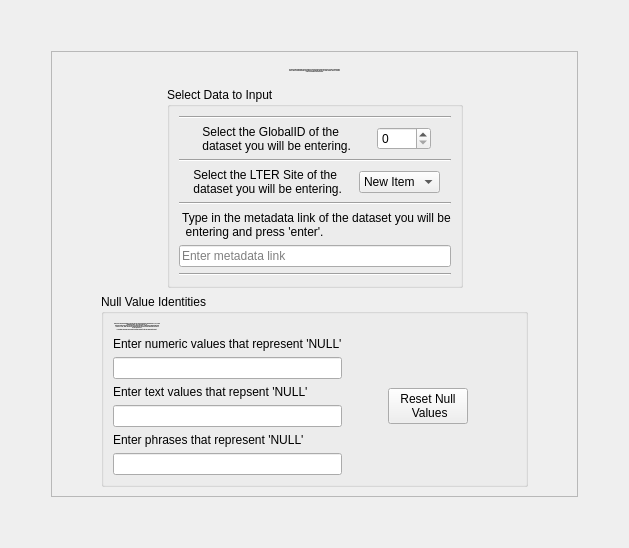
        <widget class="QWidget" name="tab_3">
         <attribute name="title">
          <string>Program Set-up</string>
         </attribute>
         <layout class="QHBoxLayout" name="horizontalLayout_54">
          <item>
           <layout class="QVBoxLayout" name="verticalLayout_37">
            <item>
             <spacer name="verticalSpacer_21">
              <property name="orientation">
               <enum>Qt::Vertical</enum>
              </property>
              <property name="sizeHint" stdset="0">
               <size>
                <width>20</width>
                <height>40</height>
               </size>
              </property>
             </spacer>
            </item>
            <item>
             <layout class="QHBoxLayout" name="horizontalLayout_18">
              <item>
               <spacer name="horizontalSpacer_75">
                <property name="orientation">
                 <enum>Qt::Horizontal</enum>
                </property>
                <property name="sizeHint" stdset="0">
                 <size>
                  <width>40</width>
                  <height>20</height>
                 </size>
                </property>
               </spacer>
              </item>
              <item>
               <widget class="QFrame" name="frame_2">
                <property name="sizePolicy">
                 <sizepolicy hsizetype="Fixed" vsizetype="Preferred">
                  <horstretch>0</horstretch>
                  <verstretch>0</verstretch>
                 </sizepolicy>
                </property>
                <property name="frameShape">
                 <enum>QFrame::StyledPanel</enum>
                </property>
                <property name="frameShadow">
                 <enum>QFrame::Raised</enum>
                </property>
                <layout class="QVBoxLayout" name="verticalLayout_47">
                 <item>
                  <layout class="QVBoxLayout" name="verticalLayout_9">
                   <item>
                    <layout class="QHBoxLayout" name="horizontalLayout_26">
                     <item>
                      <spacer name="horizontalSpacer_35">
                       <property name="orientation">
                        <enum>Qt::Horizontal</enum>
                       </property>
                       <property name="sizeHint" stdset="0">
                        <size>
                         <width>40</width>
                         <height>20</height>
                        </size>
                       </property>
                      </spacer>
                     </item>
                     <item>
                      <widget class="QLabel" name="label_2">
                       <property name="sizePolicy">
                        <sizepolicy hsizetype="Fixed" vsizetype="Fixed">
                         <horstretch>0</horstretch>
                         <verstretch>0</verstretch>
                        </sizepolicy>
                       </property>
                       <property name="font">
                        <font>
                         <pointsize>-1</pointsize>
                         <weight>75</weight>
                         <bold>true</bold>
                        </font>
                       </property>
                       <property name="text">
                        <string> To begin loading information into the database you must choose which raw data file you will be working with. 
 Every row in the MetaDataViewer corresponds to an individual dataset to be input. Please choose a row and 
 enter the information required below.</string>
                       </property>
                       <property name="alignment">
                        <set>Qt::AlignCenter</set>
                       </property>
                       <property name="buddy">
                        <cstring>spinboxselectmetaID</cstring>
                       </property>
                      </widget>
                     </item>
                     <item>
                      <spacer name="horizontalSpacer_36">
                       <property name="orientation">
                        <enum>Qt::Horizontal</enum>
                       </property>
                       <property name="sizeHint" stdset="0">
                        <size>
                         <width>40</width>
                         <height>20</height>
                        </size>
                       </property>
                      </spacer>
                     </item>
                    </layout>
                   </item>
                   <item>
                    <layout class="QHBoxLayout" name="horizontalLayout_12">
                     <property name="sizeConstraint">
                      <enum>QLayout::SetFixedSize</enum>
                     </property>
                     <item>
                      <spacer name="horizontalSpacer_13">
                       <property name="orientation">
                        <enum>Qt::Horizontal</enum>
                       </property>
                       <property name="sizeHint" stdset="0">
                        <size>
                         <width>40</width>
                         <height>20</height>
                        </size>
                       </property>
                      </spacer>
                     </item>
                     <item>
                      <widget class="QGroupBox" name="gboxselectmeta">
                       <property name="sizePolicy">
                        <sizepolicy hsizetype="Fixed" vsizetype="Fixed">
                         <horstretch>0</horstretch>
                         <verstretch>0</verstretch>
                        </sizepolicy>
                       </property>
                       <property name="title">
                        <string>Select Data to Input</string>
                       </property>
                       <layout class="QVBoxLayout" name="verticalLayout_16">
                        <item>
                         <layout class="QVBoxLayout" name="verticalLayout_7">
                          <property name="sizeConstraint">
                           <enum>QLayout::SetFixedSize</enum>
                          </property>
                          <item>
                           <widget class="Line" name="line_3">
                            <property name="orientation">
                             <enum>Qt::Horizontal</enum>
                            </property>
                           </widget>
                          </item>
                          <item>
                           <layout class="QHBoxLayout" name="layHselectmetaID">
                            <item>
                             <widget class="QLabel" name="labselectmetaID">
                              <property name="sizePolicy">
                               <sizepolicy hsizetype="Fixed" vsizetype="Fixed">
                                <horstretch>0</horstretch>
                                <verstretch>0</verstretch>
                               </sizepolicy>
                              </property>
                              <property name="text">
                               <string> Select the GlobalID of the
 dataset you will be entering.</string>
                              </property>
                             </widget>
                            </item>
                            <item>
                             <widget class="QSpinBox" name="spinboxselectmetaID">
                              <property name="sizePolicy">
                               <sizepolicy hsizetype="Fixed" vsizetype="Fixed">
                                <horstretch>0</horstretch>
                                <verstretch>0</verstretch>
                               </sizepolicy>
                              </property>
                              <property name="maximum">
                               <number>1000</number>
                              </property>
                             </widget>
                            </item>
                           </layout>
                          </item>
                          <item>
                           <widget class="Line" name="line">
                            <property name="orientation">
                             <enum>Qt::Horizontal</enum>
                            </property>
                           </widget>
                          </item>
                          <item>
                           <layout class="QHBoxLayout" name="layVselectlter">
                            <item>
                             <widget class="QLabel" name="labselectlter">
                              <property name="sizePolicy">
                               <sizepolicy hsizetype="Fixed" vsizetype="Fixed">
                                <horstretch>0</horstretch>
                                <verstretch>0</verstretch>
                               </sizepolicy>
                              </property>
                              <property name="text">
                               <string> Select the LTER Site of the
 dataset you will be entering.</string>
                              </property>
                             </widget>
                            </item>
                            <item>
                             <widget class="QComboBox" name="cboxselectlter">
                              <property name="sizePolicy">
                               <sizepolicy hsizetype="Fixed" vsizetype="Fixed">
                                <horstretch>0</horstretch>
                                <verstretch>0</verstretch>
                               </sizepolicy>
                              </property>
                              <item>
                               <property name="text">
                                <string>New Item</string>
                               </property>
                              </item>
                              <item>
                               <property name="text">
                                <string>AND</string>
                               </property>
                              </item>
                              <item>
                               <property name="text">
                                <string>ARC</string>
                               </property>
                              </item>
                              <item>
                               <property name="text">
                                <string>BES</string>
                               </property>
                              </item>
                              <item>
                               <property name="text">
                                <string>BNZ</string>
                               </property>
                              </item>
                              <item>
                               <property name="text">
                                <string>CCE</string>
                               </property>
                              </item>
                              <item>
                               <property name="text">
                                <string>CDR</string>
                               </property>
                              </item>
                              <item>
                               <property name="text">
                                <string>CAP</string>
                               </property>
                              </item>
                              <item>
                               <property name="text">
                                <string>CWT</string>
                               </property>
                              </item>
                              <item>
                               <property name="text">
                                <string>FCE</string>
                               </property>
                              </item>
                              <item>
                               <property name="text">
                                <string>GCE</string>
                               </property>
                              </item>
                              <item>
                               <property name="text">
                                <string>HFR</string>
                               </property>
                              </item>
                              <item>
                               <property name="text">
                                <string>HBR</string>
                               </property>
                              </item>
                              <item>
                               <property name="text">
                                <string>JRN</string>
                               </property>
                              </item>
                              <item>
                               <property name="text">
                                <string>KBS</string>
                               </property>
                              </item>
                              <item>
                               <property name="text">
                                <string>KNZ</string>
                               </property>
                              </item>
                              <item>
                               <property name="text">
                                <string>LNO</string>
                               </property>
                              </item>
                              <item>
                               <property name="text">
                                <string>LUQ</string>
                               </property>
                              </item>
                              <item>
                               <property name="text">
                                <string>MCM</string>
                               </property>
                              </item>
                              <item>
                               <property name="text">
                                <string>MCR</string>
                               </property>
                              </item>
                              <item>
                               <property name="text">
                                <string>NWT</string>
                               </property>
                              </item>
                              <item>
                               <property name="text">
                                <string>NTL</string>
                               </property>
                              </item>
                              <item>
                               <property name="text">
                                <string>PAL</string>
                               </property>
                              </item>
                              <item>
                               <property name="text">
                                <string>PIE</string>
                               </property>
                              </item>
                              <item>
                               <property name="text">
                                <string>SBC</string>
                               </property>
                              </item>
                              <item>
                               <property name="text">
                                <string>SEV</string>
                               </property>
                              </item>
                              <item>
                               <property name="text">
                                <string>SGS</string>
                               </property>
                              </item>
                              <item>
                               <property name="text">
                                <string>VCR</string>
                               </property>
                              </item>
                             </widget>
                            </item>
                           </layout>
                          </item>
                          <item>
                           <widget class="Line" name="line_2">
                            <property name="orientation">
                             <enum>Qt::Horizontal</enum>
                            </property>
                           </widget>
                          </item>
                          <item>
                           <layout class="QFormLayout" name="formLayout_9">
                            <property name="fieldGrowthPolicy">
                             <enum>QFormLayout::AllNonFixedFieldsGrow</enum>
                            </property>
                            <item row="0" column="0">
                             <widget class="QLabel" name="labselectmetaurl">
                              <property name="sizePolicy">
                               <sizepolicy hsizetype="Fixed" vsizetype="Preferred">
                                <horstretch>0</horstretch>
                                <verstretch>0</verstretch>
                               </sizepolicy>
                              </property>
                              <property name="text">
                               <string> Type in the metadata link of the dataset you will be
  entering and press 'enter'. </string>
                              </property>
                             </widget>
                            </item>
                            <item row="1" column="0" colspan="2">
                             <widget class="QLineEdit" name="lnedselectmetaurl">
                              <property name="sizePolicy">
                               <sizepolicy hsizetype="Preferred" vsizetype="Fixed">
                                <horstretch>0</horstretch>
                                <verstretch>0</verstretch>
                               </sizepolicy>
                              </property>
                              <property name="placeholderText">
                               <string>Enter metadata link</string>
                              </property>
                             </widget>
                            </item>
                           </layout>
                          </item>
                          <item>
                           <widget class="Line" name="line_4">
                            <property name="orientation">
                             <enum>Qt::Horizontal</enum>
                            </property>
                           </widget>
                          </item>
                         </layout>
                        </item>
                       </layout>
                      </widget>
                     </item>
                     <item>
                      <spacer name="horizontalSpacer_14">
                       <property name="orientation">
                        <enum>Qt::Horizontal</enum>
                       </property>
                       <property name="sizeHint" stdset="0">
                        <size>
                         <width>40</width>
                         <height>20</height>
                        </size>
                       </property>
                      </spacer>
                     </item>
                    </layout>
                   </item>
                   <item>
                    <layout class="QHBoxLayout" name="horizontalLayout_15">
                     <property name="sizeConstraint">
                      <enum>QLayout::SetFixedSize</enum>
                     </property>
                     <item>
                      <spacer name="horizontalSpacer_17">
                       <property name="orientation">
                        <enum>Qt::Horizontal</enum>
                       </property>
                       <property name="sizeHint" stdset="0">
                        <size>
                         <width>40</width>
                         <height>20</height>
                        </size>
                       </property>
                      </spacer>
                     </item>
                     <item>
                      <widget class="QGroupBox" name="groupBox_3">
                       <property name="sizePolicy">
                        <sizepolicy hsizetype="Fixed" vsizetype="Fixed">
                         <horstretch>0</horstretch>
                         <verstretch>0</verstretch>
                        </sizepolicy>
                       </property>
                       <property name="title">
                        <string>Null Value Identities</string>
                       </property>
                       <layout class="QVBoxLayout" name="verticalLayout_36">
                        <item>
                         <layout class="QVBoxLayout" name="verticalLayout_27">
                          <property name="sizeConstraint">
                           <enum>QLayout::SetFixedSize</enum>
                          </property>
                          <item>
                           <widget class="QLabel" name="label_3">
                            <property name="sizePolicy">
                             <sizepolicy hsizetype="Fixed" vsizetype="Fixed">
                              <horstretch>0</horstretch>
                              <verstretch>0</verstretch>
                             </sizepolicy>
                            </property>
                            <property name="font">
                             <font>
                              <pointsize>-1</pointsize>
                              <weight>75</weight>
                              <bold>true</bold>
                             </font>
                            </property>
                            <property name="text">
                             <string> Inspect the raw data uploaded for values that were entered and likely represent NULL, NA, or NaN.
 Examples include: -999, -9999, 9999, Na, NA. 
 In the line editor below, enter the values that represent NULL, separated by commas and press 
 'return' (i.e. -999, -9999). Please enter numeric values in the line labeled 'Numeric' and text in 
 the line labled 'Text'. 

If a mistake was made please push the button adjacent to the line labeled with 'Reset'.</string>
                            </property>
                            <property name="alignment">
                             <set>Qt::AlignCenter</set>
                            </property>
                            <property name="buddy">
                             <cstring>spinboxselectmetaID</cstring>
                            </property>
                           </widget>
                          </item>
                          <item>
                           <layout class="QHBoxLayout" name="horizontalLayout_14">
                            <item>
                             <layout class="QVBoxLayout" name="verticalLayout_26">
                              <property name="sizeConstraint">
                               <enum>QLayout::SetFixedSize</enum>
                              </property>
                              <item>
                               <layout class="QVBoxLayout" name="verticalLayout_24">
                                <item>
                                 <widget class="QLabel" name="label_10">
                                  <property name="text">
                                   <string>Enter numeric values that represent 'NULL'</string>
                                  </property>
                                 </widget>
                                </item>
                                <item>
                                 <widget class="QLineEdit" name="lnedNullnumeric">
                                  <property name="sizePolicy">
                                   <sizepolicy hsizetype="Expanding" vsizetype="Fixed">
                                    <horstretch>0</horstretch>
                                    <verstretch>0</verstretch>
                                   </sizepolicy>
                                  </property>
                                 </widget>
                                </item>
                               </layout>
                              </item>
                              <item>
                               <layout class="QVBoxLayout" name="verticalLayout_25">
                                <item>
                                 <widget class="QLabel" name="label_9">
                                  <property name="text">
                                   <string>Enter text values that repsent 'NULL'</string>
                                  </property>
                                 </widget>
                                </item>
                                <item>
                                 <widget class="QLineEdit" name="lnedNulltext">
                                  <property name="sizePolicy">
                                   <sizepolicy hsizetype="Expanding" vsizetype="Fixed">
                                    <horstretch>0</horstretch>
                                    <verstretch>0</verstretch>
                                   </sizepolicy>
                                  </property>
                                 </widget>
                                </item>
                                <item>
                                 <layout class="QVBoxLayout" name="verticalLayout_39">
                                  <item>
                                   <widget class="QLabel" name="label_11">
                                    <property name="text">
                                     <string>Enter phrases that represent 'NULL'</string>
                                    </property>
                                   </widget>
                                  </item>
                                  <item>
                                   <widget class="QLineEdit" name="lnedNullphrase">
                                    <property name="sizePolicy">
                                     <sizepolicy hsizetype="Expanding" vsizetype="Fixed">
                                      <horstretch>0</horstretch>
                                      <verstretch>0</verstretch>
                                     </sizepolicy>
                                    </property>
                                   </widget>
                                  </item>
                                 </layout>
                                </item>
                               </layout>
                              </item>
                             </layout>
                            </item>
                            <item>
                             <spacer name="horizontalSpacer_25">
                              <property name="orientation">
                               <enum>Qt::Horizontal</enum>
                              </property>
                              <property name="sizeHint" stdset="0">
                               <size>
                                <width>40</width>
                                <height>20</height>
                               </size>
                              </property>
                             </spacer>
                            </item>
                            <item>
                             <widget class="QPushButton" name="btnNullReset">
                              <property name="sizePolicy">
                               <sizepolicy hsizetype="Fixed" vsizetype="Fixed">
                                <horstretch>0</horstretch>
                                <verstretch>0</verstretch>
                               </sizepolicy>
                              </property>
                              <property name="text">
                               <string>Reset Null 
 Values</string>
                              </property>
                             </widget>
                            </item>
                            <item>
                             <spacer name="horizontalSpacer_26">
                              <property name="orientation">
                               <enum>Qt::Horizontal</enum>
                              </property>
                              <property name="sizeHint" stdset="0">
                               <size>
                                <width>48</width>
                                <height>20</height>
                               </size>
                              </property>
                             </spacer>
                            </item>
                           </layout>
                          </item>
                         </layout>
                        </item>
                       </layout>
                      </widget>
                     </item>
                     <item>
                      <spacer name="horizontalSpacer_18">
                       <property name="orientation">
                        <enum>Qt::Horizontal</enum>
                       </property>
                       <property name="sizeHint" stdset="0">
                        <size>
                         <width>40</width>
                         <height>20</height>
                        </size>
                       </property>
                      </spacer>
                     </item>
                    </layout>
                   </item>
                  </layout>
                 </item>
                </layout>
               </widget>
              </item>
              <item>
               <spacer name="horizontalSpacer_76">
                <property name="orientation">
                 <enum>Qt::Horizontal</enum>
                </property>
                <property name="sizeHint" stdset="0">
                 <size>
                  <width>40</width>
                  <height>20</height>
                 </size>
                </property>
               </spacer>
              </item>
             </layout>
            </item>
            <item>
             <spacer name="verticalSpacer_22">
              <property name="orientation">
               <enum>Qt::Vertical</enum>
              </property>
              <property name="sizeHint" stdset="0">
               <size>
                <width>20</width>
                <height>40</height>
               </size>
              </property>
             </spacer>
            </item>
           </layout>
          </item>
         </layout>
        </widget>
